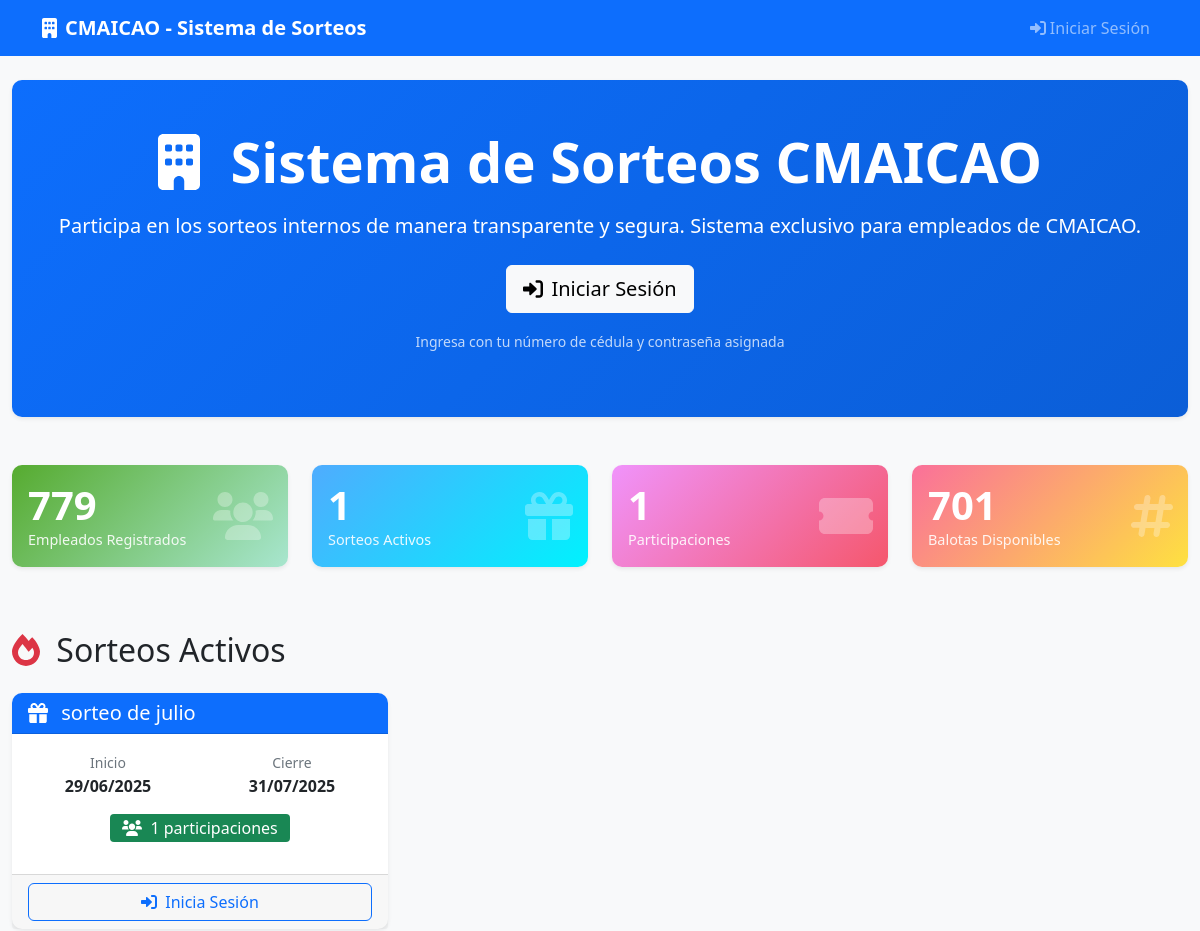
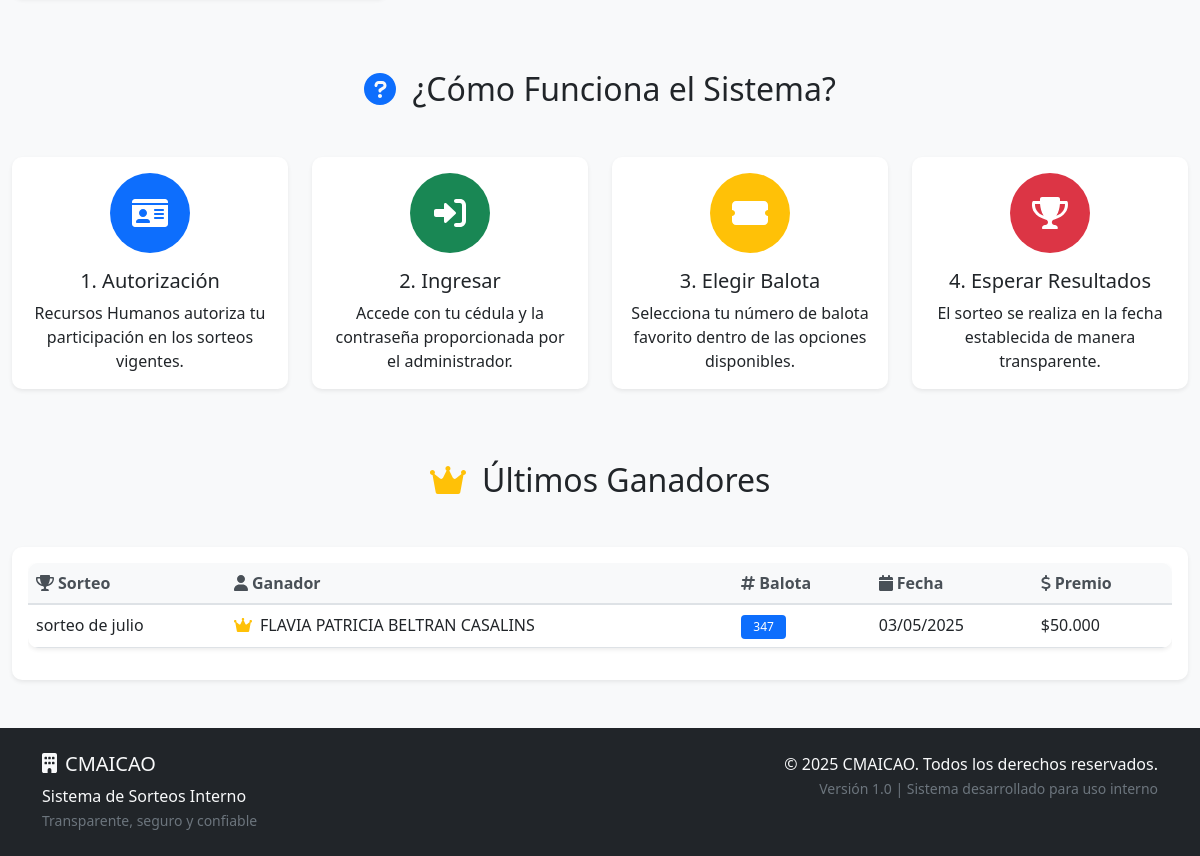
The page /public/index.php on the database its author committed (2 pictures, top to bottom).
### tables this page shows
CREATE TABLE IF NOT EXISTS `apertura_sorteo` (
  `id` int NOT NULL AUTO_INCREMENT,
  `descripcion` varchar(500) NOT NULL,
  `fecha_inicio_sorteo` date NOT NULL,
  `fecha_cierre_sorteo` date NOT NULL,
  `estado` bit(1) DEFAULT (1),
  PRIMARY KEY (`id`)
);

CREATE TABLE IF NOT EXISTS `historico_ganadores` (
  `id` int NOT NULL AUTO_INCREMENT,
  `id_balota_concursante` int NOT NULL,
  `loteria` varchar(150) NOT NULL,
  `fecha_loteria` date NOT NULL,
  `fecha_entrega_premio` date NOT NULL,
  `valor_premio` decimal(15,2) DEFAULT NULL,
  PRIMARY KEY (`id`),
  KEY `fk_historico_ganadores_id_balota_concursante_balota_concursante` (`id_balota_concursante`)
);

CREATE TABLE IF NOT EXISTS `empleados` (
  `id` int NOT NULL AUTO_INCREMENT,
  `tipo_documento` varchar(5) NOT NULL,
  `numero_documento` varchar(30) NOT NULL,
  `nombre_completo` varchar(100) NOT NULL,
  `cargo` varchar(100) NOT NULL,
  `area` varchar(100) DEFAULT NULL,
  `estado_emplado` bit(1) DEFAULT (1),
  PRIMARY KEY (`id`),
  UNIQUE KEY `uq_tipo_documento_numero_documento` (`tipo_documento`,`numero_documento`)
);

CREATE TABLE IF NOT EXISTS `balota_concursante` (
  `id` int NOT NULL AUTO_INCREMENT,
  `id_empleado_sort` int NOT NULL,
  `numero_balota` varchar(10) NOT NULL,
  `fecha_eleccion` datetime DEFAULT CURRENT_TIMESTAMP,
  PRIMARY KEY (`id`),
  UNIQUE KEY `uq_id_sorteo_numero_balota` (`id_empleado_sort`,`numero_balota`),
  KEY `fk_balota_concursante_numero_balota_balotas` (`numero_balota`)
);

### views/home.php (the view, shortened to what the rows shown need)
<?php
include VIEWS_PATH . '/layout/header.php';
$sorteosActivos = getSorteosActivos();
?>
<div class="row mb-5">
    <div class="col-12">
        <div class="card bg-gradient-primary text-white text-center">
            <div class="card-body py-5">
                <h1 class="display-4 fw-bold mb-3">
                    <i class="fas fa-building me-3"></i>
                    Sistema de Sorteos CMAICAO
                </h1>
            </div>
        </div>
    </div>
</div>
<div class="row mb-5">
    <div class="col-12">
        <h2 class="mb-4">
            <i class="fas fa-fire text-danger me-2"></i>
            Sorteos Activos
        </h2>
        <?php if (empty($sorteosActivos)): ?>
            <div class="card">
                <div class="card-body text-center py-5">
                    <i class="fas fa-calendar-times text-muted mb-3" style="font-size: 4rem;"></i>
                    <h4 class="text-muted">No hay sorteos activos en este momento</h4>
                    <p class="text-muted">Mantente atento a los anuncios internos para nuevos sorteos.</p>
                    <?php if (isLoggedIn() && isModerador()): ?>
                        <a href="index.php?action=admin&page=sorteos" class="btn btn-primary">
                            <i class="fas fa-plus me-2"></i>Crear Nuevo Sorteo
                        </a>
                    <?php endif; ?>
                </div>
            </div>
        <?php else: ?>
            <div class="row">
                <?php foreach ($sorteosActivos as $sorteo): ?>
                    <div class="col-lg-4 col-md-6 mb-4">
                        <div class="card h-100 fade-in-up">
                            <div class="card-header bg-primary text-white">
                                <h5 class="card-title mb-0">
                                    <i class="fas fa-gift me-2"></i>
                                    <?php echo htmlspecialchars($sorteo['descripcion']); ?>
                                </h5>
                            </div>
                            <div class="card-body">
                                <div class="row text-center mb-3">
                                    <div class="col-6">
                                        <small class="text-muted">Inicio</small>
                                        <div class="fw-bold">
                                            <?php echo formatDate($sorteo['fecha_inicio_sorteo'], 'd/m/Y'); ?>
                                        </div>
                                    </div>
                                    <div class="col-6">
                                        <small class="text-muted">Cierre</small>
                                        <div class="fw-bold">
                                            <?php echo formatDate($sorteo['fecha_cierre_sorteo'], 'd/m/Y'); ?>
                                        </div>
                                    </div>
                                </div>
                                <div class="text-center mb-3">
                                    <?php
                                    try {
                                        $stmt = $pdo->prepare("SELECT COUNT(*) FROM balota_concursante bc JOIN empleados_en_sorteo es ON bc.id_empleado_sort = es.id WHERE es.id_sorteo = ?");
                                        $stmt->execute([$sorteo['id']]);
                                        $participaciones = $stmt->fetchColumn();
                                    } catch (Exception $e) {
                                        $participaciones = 0;
                                    }
                                    ?>
                                    <span class="badge bg-success fs-6">
                                        <i class="fas fa-users me-1"></i>
                                        <?php echo $participaciones; ?> participaciones
                                    </span>
                                </div>
                            </div>
                            <div class="card-footer">
                                <?php if (isLoggedIn()): ?>
                                    <?php if (!isModerador()): ?>
                                        <?php if (isEmpleadoInSorteo($_SESSION['empleado_id'], $sorteo['id'])): ?>
                                            <a href="index.php?action=participar&sorteo=<?php echo $sorteo['id']; ?>"
                                               class="btn btn-primary w-100">
                                                <i class="fas fa-ticket-alt me-2"></i>Participar
                                            </a>
                                        <?php else: ?>
                                            <button class="btn btn-secondary w-100" disabled>
                                                <i class="fas fa-lock me-2"></i>No Autorizado
                                            </button>
                                        <?php endif; ?>
                                    <?php else: ?>
                                        <a href="index.php?action=admin&page=sorteos" class="btn btn-outline-primary w-100">
                                            <i class="fas fa-cog me-2"></i>Administrar
                                        </a>
                                    <?php endif; ?>
                                <?php else: ?>
                                    <a href="index.php?action=login" class="btn btn-outline-primary w-100">
                                        <i class="fas fa-sign-in-alt me-2"></i>Inicia Sesión
                                    </a>
                                <?php endif; ?>
                            </div>
                        </div>
                    </div>
                <?php endforeach; ?>
            </div>
        <?php endif; ?>
    </div>
</div>
<div class="row mb-5">
    <div class="col-12">
        <h2 class="text-center mb-5">
            <i class="fas fa-question-circle text-primary me-2"></i>
            ¿Cómo Funciona el Sistema?
        </h2>
    </div>
</div>
<div class="row mb-5">
    <div class="col-12">
        <h2 class="text-center mb-5">
            <i class="fas fa-crown text-warning me-2"></i>
            Últimos Ganadores
        </h2>
        <div class="card">
            <div class="card-body">
                <?php
                try {
                    $stmt = $pdo->query("
                        SELECT hg.*, bc.numero_balota, e.nombre_completo,
                               aps.descripcion as sorteo_nombre
                        FROM historico_ganadores hg
                        JOIN balota_concursante bc ON hg.id_balota_concursante = bc.id
                        JOIN empleados_en_sorteo es ON bc.id_empleado_sort = es.id
                        JOIN empleados e ON es.id_empleado = e.id
                        JOIN apertura_sorteo aps ON es.id_sorteo = aps.id
                        ORDER BY hg.fecha_loteria DESC
                        LIMIT 5
                    ");
                    $ganadores = $stmt->fetchAll();
                    if (empty($ganadores)):
                ?>
                    <div class="text-center py-4">
                        <i class="fas fa-trophy text-muted mb-3" style="font-size: 3rem;"></i>
                        <h5 class="text-muted">Aún no hay ganadores registrados</h5>
                        <p class="text-muted">Los ganadores aparecerán aquí una vez se registren los resultados.</p>
                    </div>
                <?php else: ?>
                    <div class="table-responsive">
                        <table class="table table-hover">
                            <thead>
                                <tr>
                                    <th><i class="fas fa-trophy me-1"></i>Sorteo</th>
                                    <th><i class="fas fa-user me-1"></i>Ganador</th>
                                    <th><i class="fas fa-hashtag me-1"></i>Balota</th>
                                    <th><i class="fas fa-calendar me-1"></i>Fecha</th>
                                    <th><i class="fas fa-dollar-sign me-1"></i>Premio</th>
                                </tr>
                            </thead>
                            <tbody>
                                <?php foreach ($ganadores as $ganador): ?>
                                    <tr>
                                        <td><?php echo htmlspecialchars($ganador['sorteo_nombre']); ?></td>
                                        <td>
                                            <i class="fas fa-crown text-warning me-1"></i>
                                            <?php echo htmlspecialchars($ganador['nombre_completo']); ?>
                                        </td>
                                        <td>
                                            <span class="badge bg-primary"><?php echo $ganador['numero_balota']; ?></span>
                                        </td>
                                        <td><?php echo formatDate($ganador['fecha_loteria'], 'd/m/Y'); ?></td>
                                        <td>
                                            <?php if ($ganador['valor_premio']): ?>
                                                $<?php echo number_format($ganador['valor_premio'], 0, ',', '.'); ?>
                                            <?php else: ?>
                                                <span class="text-muted">No especificado</span>
                                            <?php endif; ?>
                                        </td>
                                    </tr>
                                <?php endforeach; ?>
                            </tbody>
                        </table>
                    </div>
                <?php
                    endif;
                } catch (Exception $e) {
                    echo '<div class="alert alert-warning">Error al cargar los ganadores</div>';
                }
                ?>
            </div>
        </div>
    </div>
</div>
<?php include VIEWS_PATH . '/layout/footer.php'; ?>

### rows shown on the page
apertura_sorteo: descripcion "sorteo de julio", fecha_inicio_sorteo "29/06/2025", fecha_cierre_sorteo "31/07/2025", participaciones "1"
historico_ganadores: apertura_sorteo.descripcion "sorteo de julio", empleados.nombre_completo "FLAVIA PATRICIA BELTRAN CASALINS", id_balota_concursante.numero_balota "347", fecha_loteria "03/05/2025", valor_premio "50.000"

### other values the page prints
$stats['total_empleados'] "779"
$stats['sorteos_activos'] "1"
$stats['total_participaciones'] "1"
$stats['total_balotas'] "701"
